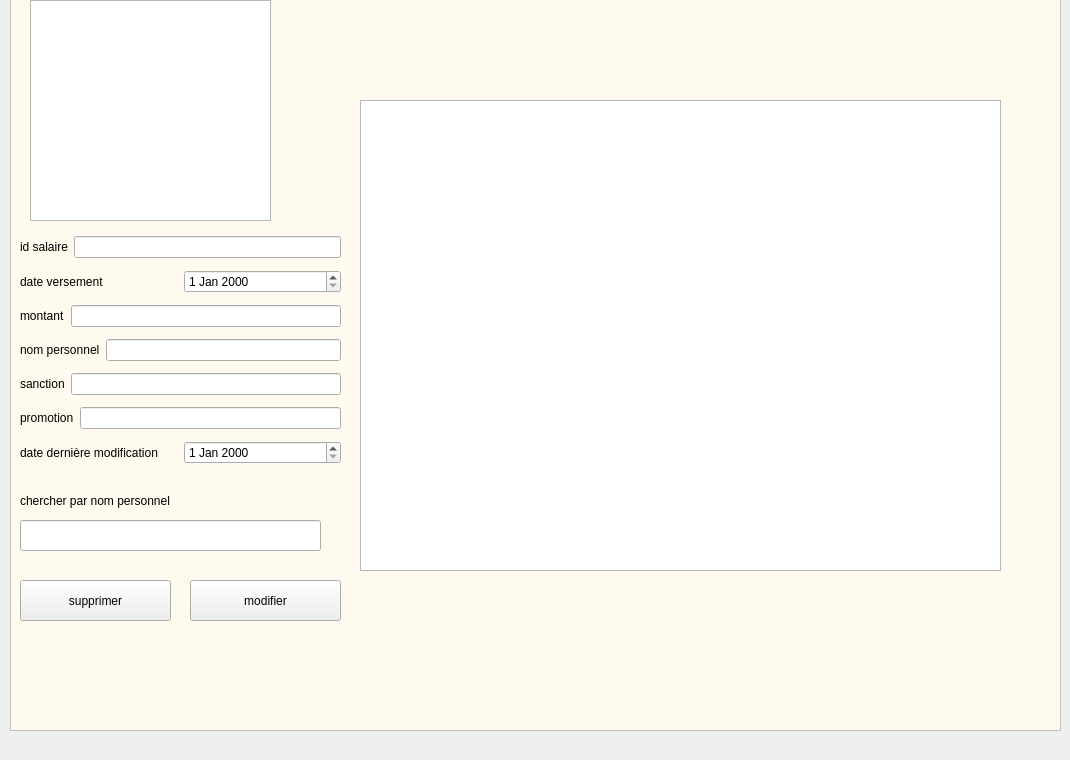
     <widget class="QWidget" name="tab_13">
      <attribute name="title">
       <string>modifier  salaire </string>
      </attribute>
      <widget class="QWidget" name="layoutWidget_4">
       <property name="geometry">
        <rect>
         <x>20</x>
         <y>230</y>
         <width>321</width>
         <height>241</height>
        </rect>
       </property>
       <layout class="QVBoxLayout" name="verticalLayout_6">
        <item>
         <layout class="QHBoxLayout" name="horizontalLayout_24">
          <item>
           <widget class="QLabel" name="label_24">
            <property name="text">
             <string>id salaire</string>
            </property>
           </widget>
          </item>
          <item>
           <widget class="QLineEdit" name="lineEdit_cherch_perso_2"/>
          </item>
         </layout>
        </item>
        <item>
         <layout class="QHBoxLayout" name="horizontalLayout_25">
          <item>
           <widget class="QLabel" name="label_25">
            <property name="text">
             <string>date versement</string>
            </property>
           </widget>
          </item>
          <item>
           <widget class="QDateEdit" name="dateEdit_modif_vers"/>
          </item>
         </layout>
        </item>
        <item>
         <layout class="QHBoxLayout" name="horizontalLayout_26">
          <item>
           <widget class="QLabel" name="label_26">
            <property name="text">
             <string>montant</string>
            </property>
           </widget>
          </item>
          <item>
           <widget class="QLineEdit" name="lineEdit_montant_sal"/>
          </item>
         </layout>
        </item>
        <item>
         <layout class="QHBoxLayout" name="horizontalLayout_27">
          <item>
           <widget class="QLabel" name="label_27">
            <property name="text">
             <string>nom personnel</string>
            </property>
           </widget>
          </item>
          <item>
           <widget class="QLineEdit" name="lineEdit_modif_perso"/>
          </item>
         </layout>
        </item>
        <item>
         <layout class="QHBoxLayout" name="horizontalLayout_28">
          <item>
           <widget class="QLabel" name="label_28">
            <property name="text">
             <string>sanction</string>
            </property>
           </widget>
          </item>
          <item>
           <widget class="QLineEdit" name="lineEdit_modif_sanc"/>
          </item>
         </layout>
        </item>
        <item>
         <layout class="QHBoxLayout" name="horizontalLayout_29">
          <item>
           <widget class="QLabel" name="label_29">
            <property name="text">
             <string>promotion</string>
            </property>
           </widget>
          </item>
          <item>
           <widget class="QLineEdit" name="lineEdit_modif_promo"/>
          </item>
         </layout>
        </item>
        <item>
         <layout class="QHBoxLayout" name="horizontalLayout_30">
          <item>
           <widget class="QLabel" name="label_30">
            <property name="text">
             <string>date dernière modification </string>
            </property>
           </widget>
          </item>
          <item>
           <widget class="QDateEdit" name="dateEdit_modif_modif"/>
          </item>
         </layout>
        </item>
       </layout>
      </widget>
      <widget class="QTableView" name="tableView_modif_sal">
       <property name="geometry">
        <rect>
         <x>360</x>
         <y>100</y>
         <width>641</width>
         <height>471</height>
        </rect>
       </property>
      </widget>
      <widget class="QPushButton" name="pushButton_supp_sal">
       <property name="geometry">
        <rect>
         <x>20</x>
         <y>580</y>
         <width>151</width>
         <height>41</height>
        </rect>
       </property>
       <property name="styleSheet">
        <string notr="true">font: 75 11pt &quot;MS Shell Dlg 2&quot;;

border-image: url(:/new/supp2.png);</string>
       </property>
       <property name="text">
        <string>supprimer</string>
       </property>
      </widget>
      <widget class="QPushButton" name="pushButton_modif_sal">
       <property name="geometry">
        <rect>
         <x>190</x>
         <y>580</y>
         <width>151</width>
         <height>41</height>
        </rect>
       </property>
       <property name="styleSheet">
        <string notr="true">font: 75 11pt &quot;MS Shell Dlg 2&quot;;
border-image: url(:/new/MODIF2.png);</string>
       </property>
       <property name="text">
        <string>modifier</string>
       </property>
      </widget>
      <widget class="QLabel" name="label_31">
       <property name="geometry">
        <rect>
         <x>20</x>
         <y>490</y>
         <width>171</width>
         <height>21</height>
        </rect>
       </property>
       <property name="styleSheet">
        <string notr="true">color: rgb(0, 0, 0);</string>
       </property>
       <property name="text">
        <string>chercher par nom personnel</string>
       </property>
      </widget>
      <widget class="QLineEdit" name="lineEdit_cherch_perso">
       <property name="geometry">
        <rect>
         <x>20</x>
         <y>520</y>
         <width>301</width>
         <height>31</height>
        </rect>
       </property>
       <property name="styleSheet">
        <string notr="true">border-image: url(:/new/rech.png);</string>
       </property>
       <property name="text">
        <string>                      </string>
       </property>
      </widget>
      <widget class="QGraphicsView" name="graphicsView_6">
       <property name="geometry">
        <rect>
         <x>30</x>
         <y>0</y>
         <width>241</width>
         <height>221</height>
        </rect>
       </property>
       <property name="styleSheet">
        <string notr="true">border-image: url(:/new/logo.png);</string>
       </property>
      </widget>
      <widget class="QGraphicsView" name="graphicsView_7">
       <property name="geometry">
        <rect>
         <x>10</x>
         <y>-20</y>
         <width>1051</width>
         <height>751</height>
        </rect>
       </property>
       <property name="styleSheet">
        <string notr="true">
background-color: rgb(255, 250, 238);</string>
       </property>
      </widget>
      <zorder>graphicsView_7</zorder>
      <zorder>layoutWidget_4</zorder>
      <zorder>tableView_modif_sal</zorder>
      <zorder>pushButton_supp_sal</zorder>
      <zorder>pushButton_modif_sal</zorder>
      <zorder>label_31</zorder>
      <zorder>lineEdit_cherch_perso</zorder>
      <zorder>graphicsView_6</zorder>
     </widget>
